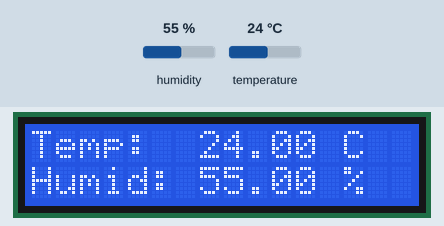
The sketch below on a simulated Arduino Uno, built with avr-gcc and run on an emulated ATmega328P. Shown: 16×2 character LCD. The inputs (shaded band) are chosen by the test bench; at power-on: humidity 55 %, temperature 24 °C.

Above: at 1.6 s.
1.7 s: humidity set to 22 %
At 4.1 s:
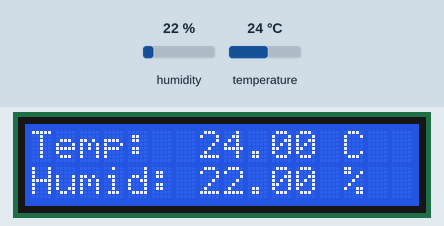
4.6 s: temperature set to 12 °C
At 5.6 s:
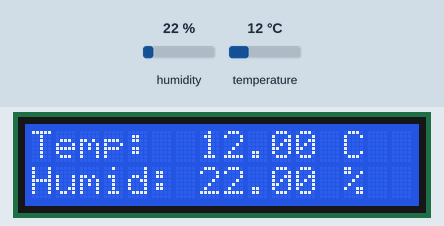
7.5 s: humidity set to 40 %
At 10.1 s:
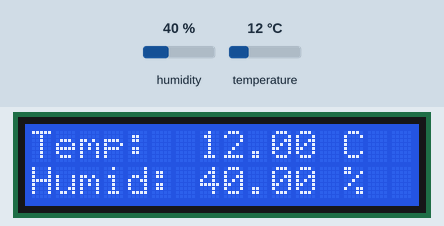
10.8 s: temperature set to 19 °C
At 12.8 s:
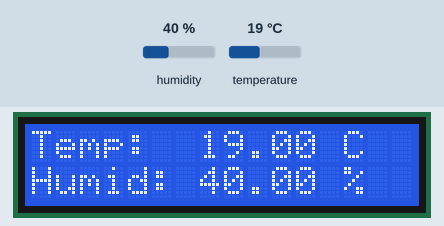
Timing chart, 0 to 14.3 s (numbered marks = the images above; inputs shaded):
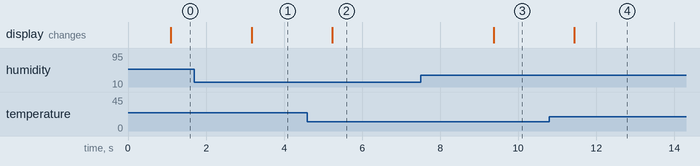

Measured:
- after the input at 1.7 s, the display: changes after 1.5 s (image 1)
- after the input at 4.6 s, the display: changes after 0.63 s (image 2)
- after the input at 7.5 s, the display: changes after 1.9 s (image 3)
- after the input at 10.8 s, the display: changes after 0.64 s (image 4)

The sketch:

Temperatur_dan_Humidity.ino
```cpp
/*
  LCD Display with I2C Interface and DHT-22 Temp/Humid Sensor
  lcd-i2c-temp-humid.ino
  use NewLiquidCrystal Library
  use DHT Libraries from Adafruit
*/

// Include Wire Library for I2C
#include <Wire.h>

// Include NewLiquidCrystal Library for I2C
#include <LiquidCrystal_I2C.h>

// Include DHT Libraries from Adafruit
// Dependant upon Adafruit-Sensort Library
#include "DHT.h";

// Define LCD pinout
const int en=2, rw=1, rs=0, d4=4, d5=5, d6=6, d7=7, bl=3;

// Define I2C Address, change if required
const int i2c_addr = 0x3F;

//DHT-22
#define DHTPIN 7        // DHT-22 Output Pin connection
#define DHTTYPE DHT22   // DHT Type is DHT 22 (AM2302)

// Define LCD display connection
LiquidCrystal_I2C lcd(i2c_addr, en, rw, rs, d4, d5, d6, d7, bl, POSITIVE);

// Define Variables
float hum;    // Stores humidity value in percent
float temp;   // Stores temperature value in Celcius

// Setup DHT sensor for normal 16mhz Arduino
DHT dht(DHTPIN, DHTTYPE);

void setup() {
  // Set display type as 16 char, 2 rows
  lcd.begin(16, 2);

  // Initialize DHT-22
  dht.begin();
}

void loop() {
  delay(1000);    // Delay so DHT-22 sensor can stabilize

  hum = dht.readHumidity();         // Get Humidity value
    temp = dht.readTemperature();   // Get Temperature value

    // Clear the display
    lcd.clear();

    // Print temperature on top line
    lcd.setCursor(0,0);
  lcd.print("Temp:  ");
  lcd.print(temp);
  lcd.print(" C");

  //  Print humidity on botton line
  lcd.setCursor(0,1);
  lcd.print("Humid: ");
  lcd.print(hum);
  lcd.print(" %");

}
```
